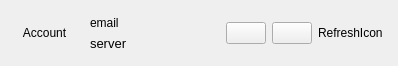
<?xml version="1.0" encoding="UTF-8"?>
<ui version="4.0">
 <class>AccountView</class>
 <widget class="QWidget" name="AccountView">
  <property name="geometry">
   <rect>
    <x>0</x>
    <y>0</y>
    <width>398</width>
    <height>66</height>
   </rect>
  </property>
  <property name="windowTitle">
   <string>Form</string>
  </property>
  <layout class="QHBoxLayout" name="horizontalLayout">
   <property name="leftMargin">
    <number>15</number>
   </property>
   <property name="topMargin">
    <number>12</number>
   </property>
   <property name="rightMargin">
    <number>15</number>
   </property>
   <property name="bottomMargin">
    <number>12</number>
   </property>
   <item>
    <widget class="QToolButton" name="mAccountBtn">
     <property name="text">
      <string>Account</string>
     </property>
     <property name="autoRaise">
      <bool>true</bool>
     </property>
     <property name="arrowType">
      <enum>Qt::NoArrow</enum>
     </property>
    </widget>
   </item>
   <item>
    <layout class="QVBoxLayout" name="verticalLayout_5">
     <property name="spacing">
      <number>0</number>
     </property>
     <property name="leftMargin">
      <number>10</number>
     </property>
     <item>
      <widget class="QLabel" name="mEmail">
       <property name="text">
        <string>email</string>
       </property>
      </widget>
     </item>
     <item>
      <widget class="QLabel" name="mServerAddr">
       <property name="font">
        <font>
         <pointsize>10</pointsize>
        </font>
       </property>
       <property name="text">
        <string>server</string>
       </property>
      </widget>
     </item>
    </layout>
   </item>
   <item>
    <spacer name="horizontalSpacer_4">
     <property name="orientation">
      <enum>Qt::Horizontal</enum>
     </property>
     <property name="sizeHint" stdset="0">
      <size>
       <width>248</width>
       <height>20</height>
      </size>
     </property>
    </spacer>
   </item>
   <item>
    <widget class="QPushButton" name="mSettingsPushButton">
     <property name="toolTip">
      <string>settings</string>
     </property>
     <property name="text">
      <string/>
     </property>
    </widget>
   </item>
   <item>
    <widget class="QPushButton" name="mSortPushButton">
     <property name="toolTip">
      <string>sort</string>
     </property>
     <property name="text">
      <string/>
     </property>
    </widget>
   </item>
   <item>
    <widget class="QLabel" name="mRefreshLabel">
     <property name="toolTip">
      <string>refresh</string>
     </property>
     <property name="text">
      <string notr="true">RefreshIcon</string>
     </property>
    </widget>
   </item>
  </layout>
 </widget>
 <resources/>
 <connections/>
</ui>
